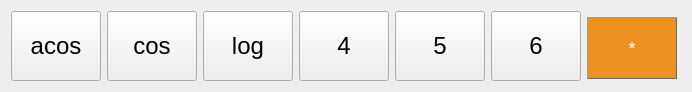
     <widget class="QWidget" name="layoutWidget">
      <property name="geometry">
       <rect>
        <x>50</x>
        <y>260</y>
        <width>692</width>
        <height>82</height>
       </rect>
      </property>
      <layout class="QHBoxLayout" name="horizontalLayout_3">
       <item>
        <widget class="QPushButton" name="button_acos">
         <property name="sizePolicy">
          <sizepolicy hsizetype="Fixed" vsizetype="Fixed">
           <horstretch>0</horstretch>
           <verstretch>0</verstretch>
          </sizepolicy>
         </property>
         <property name="minimumSize">
          <size>
           <width>90</width>
           <height>70</height>
          </size>
         </property>
         <property name="maximumSize">
          <size>
           <width>90</width>
           <height>70</height>
          </size>
         </property>
         <property name="baseSize">
          <size>
           <width>90</width>
           <height>70</height>
          </size>
         </property>
         <property name="font">
          <font>
           <pointsize>18</pointsize>
           <italic>false</italic>
           <bold>false</bold>
           <underline>false</underline>
          </font>
         </property>
         <property name="cursor">
          <cursorShape>PointingHandCursor</cursorShape>
         </property>
         <property name="text">
          <string>acos</string>
         </property>
         <property name="shortcut">
          <string>Meta+C</string>
         </property>
        </widget>
       </item>
       <item>
        <widget class="QPushButton" name="button_cos">
         <property name="sizePolicy">
          <sizepolicy hsizetype="Fixed" vsizetype="Fixed">
           <horstretch>0</horstretch>
           <verstretch>0</verstretch>
          </sizepolicy>
         </property>
         <property name="minimumSize">
          <size>
           <width>90</width>
           <height>70</height>
          </size>
         </property>
         <property name="maximumSize">
          <size>
           <width>90</width>
           <height>70</height>
          </size>
         </property>
         <property name="baseSize">
          <size>
           <width>90</width>
           <height>70</height>
          </size>
         </property>
         <property name="font">
          <font>
           <pointsize>18</pointsize>
           <italic>false</italic>
           <bold>false</bold>
           <underline>false</underline>
          </font>
         </property>
         <property name="cursor">
          <cursorShape>PointingHandCursor</cursorShape>
         </property>
         <property name="text">
          <string>cos</string>
         </property>
         <property name="shortcut">
          <string>C</string>
         </property>
        </widget>
       </item>
       <item>
        <widget class="QPushButton" name="button_log">
         <property name="sizePolicy">
          <sizepolicy hsizetype="Fixed" vsizetype="Fixed">
           <horstretch>0</horstretch>
           <verstretch>0</verstretch>
          </sizepolicy>
         </property>
         <property name="minimumSize">
          <size>
           <width>90</width>
           <height>70</height>
          </size>
         </property>
         <property name="maximumSize">
          <size>
           <width>90</width>
           <height>70</height>
          </size>
         </property>
         <property name="baseSize">
          <size>
           <width>90</width>
           <height>70</height>
          </size>
         </property>
         <property name="font">
          <font>
           <pointsize>18</pointsize>
           <italic>false</italic>
           <bold>false</bold>
           <underline>false</underline>
          </font>
         </property>
         <property name="cursor">
          <cursorShape>PointingHandCursor</cursorShape>
         </property>
         <property name="text">
          <string>log</string>
         </property>
         <property name="shortcut">
          <string>L</string>
         </property>
        </widget>
       </item>
       <item>
        <widget class="QPushButton" name="button_4">
         <property name="sizePolicy">
          <sizepolicy hsizetype="Fixed" vsizetype="Fixed">
           <horstretch>0</horstretch>
           <verstretch>0</verstretch>
          </sizepolicy>
         </property>
         <property name="minimumSize">
          <size>
           <width>90</width>
           <height>70</height>
          </size>
         </property>
         <property name="maximumSize">
          <size>
           <width>90</width>
           <height>70</height>
          </size>
         </property>
         <property name="baseSize">
          <size>
           <width>90</width>
           <height>70</height>
          </size>
         </property>
         <property name="font">
          <font>
           <pointsize>18</pointsize>
           <italic>false</italic>
           <bold>false</bold>
           <underline>false</underline>
          </font>
         </property>
         <property name="cursor">
          <cursorShape>PointingHandCursor</cursorShape>
         </property>
         <property name="text">
          <string>4</string>
         </property>
         <property name="shortcut">
          <string>4</string>
         </property>
        </widget>
       </item>
       <item>
        <widget class="QPushButton" name="button_5">
         <property name="sizePolicy">
          <sizepolicy hsizetype="Fixed" vsizetype="Fixed">
           <horstretch>0</horstretch>
           <verstretch>0</verstretch>
          </sizepolicy>
         </property>
         <property name="minimumSize">
          <size>
           <width>90</width>
           <height>70</height>
          </size>
         </property>
         <property name="maximumSize">
          <size>
           <width>90</width>
           <height>70</height>
          </size>
         </property>
         <property name="baseSize">
          <size>
           <width>90</width>
           <height>70</height>
          </size>
         </property>
         <property name="font">
          <font>
           <pointsize>18</pointsize>
           <italic>false</italic>
           <bold>false</bold>
           <underline>false</underline>
          </font>
         </property>
         <property name="cursor">
          <cursorShape>PointingHandCursor</cursorShape>
         </property>
         <property name="text">
          <string>5</string>
         </property>
         <property name="shortcut">
          <string>5</string>
         </property>
        </widget>
       </item>
       <item>
        <widget class="QPushButton" name="button_6">
         <property name="sizePolicy">
          <sizepolicy hsizetype="Fixed" vsizetype="Fixed">
           <horstretch>0</horstretch>
           <verstretch>0</verstretch>
          </sizepolicy>
         </property>
         <property name="minimumSize">
          <size>
           <width>90</width>
           <height>70</height>
          </size>
         </property>
         <property name="maximumSize">
          <size>
           <width>90</width>
           <height>70</height>
          </size>
         </property>
         <property name="baseSize">
          <size>
           <width>90</width>
           <height>70</height>
          </size>
         </property>
         <property name="font">
          <font>
           <pointsize>18</pointsize>
           <italic>false</italic>
           <bold>false</bold>
           <underline>false</underline>
          </font>
         </property>
         <property name="cursor">
          <cursorShape>PointingHandCursor</cursorShape>
         </property>
         <property name="text">
          <string>6</string>
         </property>
         <property name="shortcut">
          <string>6</string>
         </property>
        </widget>
       </item>
       <item>
        <widget class="QPushButton" name="button_mul">
         <property name="sizePolicy">
          <sizepolicy hsizetype="Fixed" vsizetype="Fixed">
           <horstretch>0</horstretch>
           <verstretch>0</verstretch>
          </sizepolicy>
         </property>
         <property name="minimumSize">
          <size>
           <width>90</width>
           <height>70</height>
          </size>
         </property>
         <property name="maximumSize">
          <size>
           <width>90</width>
           <height>70</height>
          </size>
         </property>
         <property name="baseSize">
          <size>
           <width>90</width>
           <height>70</height>
          </size>
         </property>
         <property name="font">
          <font>
           <pointsize>-1</pointsize>
           <italic>false</italic>
           <bold>false</bold>
          </font>
         </property>
         <property name="cursor">
          <cursorShape>PointingHandCursor</cursorShape>
         </property>
         <property name="styleSheet">
          <string notr="true">QPushButton {
background-color: #ed9121;
  border-style: outset;
  border-width: 1px;
  border-color: #646c64;
  color: white;
  
  text-align: center;
  opacity: 0.6;
  margin: 6px, 2px;
  font: 18px;
vertical-align: middle;
}

QPushButton:pressed {
background-color:  #ffc793;
border-style: inset;
}

QPushButton:hover {
opacity: 1
}</string>
         </property>
         <property name="text">
          <string>*</string>
         </property>
         <property name="shortcut">
          <string>*</string>
         </property>
        </widget>
       </item>
      </layout>
     </widget>
